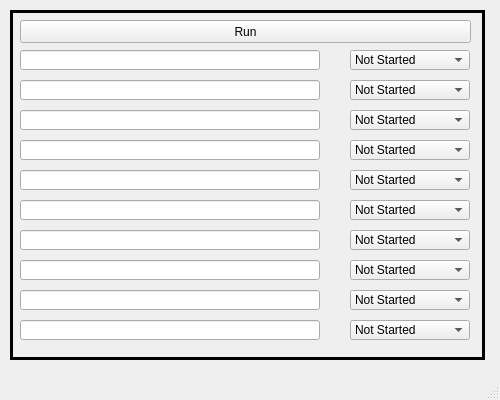
<?xml version="1.0" encoding="UTF-8"?>
<ui version="4.0">
 <class>MainWindow</class>
 <widget class="QMainWindow" name="MainWindow">
  <property name="geometry">
   <rect>
    <x>0</x>
    <y>0</y>
    <width>500</width>
    <height>400</height>
   </rect>
  </property>
  <property name="windowTitle">
   <string>MainWindow</string>
  </property>
  <widget class="QWidget" name="centralwidget">
   <widget class="QFrame" name="frame">
    <property name="geometry">
     <rect>
      <x>10</x>
      <y>10</y>
      <width>475</width>
      <height>350</height>
     </rect>
    </property>
    <property name="frameShape">
     <enum>QFrame::Box</enum>
    </property>
    <property name="frameShadow">
     <enum>QFrame::Plain</enum>
    </property>
    <property name="lineWidth">
     <number>3</number>
    </property>
    <widget class="QLineEdit" name="task">
     <property name="geometry">
      <rect>
       <x>10</x>
       <y>40</y>
       <width>300</width>
       <height>20</height>
      </rect>
     </property>
     <property name="clearButtonEnabled">
      <bool>true</bool>
     </property>
    </widget>
    <widget class="QLineEdit" name="task_2">
     <property name="geometry">
      <rect>
       <x>10</x>
       <y>70</y>
       <width>300</width>
       <height>20</height>
      </rect>
     </property>
     <property name="clearButtonEnabled">
      <bool>true</bool>
     </property>
    </widget>
    <widget class="QLineEdit" name="task_3">
     <property name="geometry">
      <rect>
       <x>10</x>
       <y>100</y>
       <width>300</width>
       <height>20</height>
      </rect>
     </property>
     <property name="clearButtonEnabled">
      <bool>true</bool>
     </property>
    </widget>
    <widget class="QLineEdit" name="task_4">
     <property name="geometry">
      <rect>
       <x>10</x>
       <y>130</y>
       <width>300</width>
       <height>20</height>
      </rect>
     </property>
     <property name="clearButtonEnabled">
      <bool>true</bool>
     </property>
    </widget>
    <widget class="QLineEdit" name="task_5">
     <property name="geometry">
      <rect>
       <x>10</x>
       <y>160</y>
       <width>300</width>
       <height>20</height>
      </rect>
     </property>
     <property name="clearButtonEnabled">
      <bool>true</bool>
     </property>
    </widget>
    <widget class="QLineEdit" name="task_6">
     <property name="geometry">
      <rect>
       <x>10</x>
       <y>190</y>
       <width>300</width>
       <height>20</height>
      </rect>
     </property>
     <property name="clearButtonEnabled">
      <bool>true</bool>
     </property>
    </widget>
    <widget class="QLineEdit" name="task_7">
     <property name="geometry">
      <rect>
       <x>10</x>
       <y>220</y>
       <width>300</width>
       <height>20</height>
      </rect>
     </property>
     <property name="clearButtonEnabled">
      <bool>true</bool>
     </property>
    </widget>
    <widget class="QLineEdit" name="task_8">
     <property name="geometry">
      <rect>
       <x>10</x>
       <y>250</y>
       <width>300</width>
       <height>20</height>
      </rect>
     </property>
     <property name="clearButtonEnabled">
      <bool>true</bool>
     </property>
    </widget>
    <widget class="QLineEdit" name="task_9">
     <property name="geometry">
      <rect>
       <x>10</x>
       <y>280</y>
       <width>300</width>
       <height>20</height>
      </rect>
     </property>
     <property name="clearButtonEnabled">
      <bool>true</bool>
     </property>
    </widget>
    <widget class="QLineEdit" name="task_10">
     <property name="geometry">
      <rect>
       <x>10</x>
       <y>310</y>
       <width>300</width>
       <height>20</height>
      </rect>
     </property>
     <property name="clearButtonEnabled">
      <bool>true</bool>
     </property>
    </widget>
    <widget class="QComboBox" name="comboBox">
     <property name="geometry">
      <rect>
       <x>340</x>
       <y>40</y>
       <width>120</width>
       <height>20</height>
      </rect>
     </property>
     <item>
      <property name="text">
       <string>Not Started</string>
      </property>
     </item>
     <item>
      <property name="text">
       <string>Blocked</string>
      </property>
     </item>
     <item>
      <property name="text">
       <string>In Process</string>
      </property>
     </item>
     <item>
      <property name="text">
       <string>Complete</string>
      </property>
     </item>
    </widget>
    <widget class="QComboBox" name="comboBox_2">
     <property name="geometry">
      <rect>
       <x>340</x>
       <y>70</y>
       <width>120</width>
       <height>20</height>
      </rect>
     </property>
     <item>
      <property name="text">
       <string>Not Started</string>
      </property>
     </item>
     <item>
      <property name="text">
       <string>Blocked</string>
      </property>
     </item>
     <item>
      <property name="text">
       <string>In Process</string>
      </property>
     </item>
     <item>
      <property name="text">
       <string>Complete</string>
      </property>
     </item>
    </widget>
    <widget class="QComboBox" name="comboBox_3">
     <property name="geometry">
      <rect>
       <x>340</x>
       <y>100</y>
       <width>120</width>
       <height>20</height>
      </rect>
     </property>
     <item>
      <property name="text">
       <string>Not Started</string>
      </property>
     </item>
     <item>
      <property name="text">
       <string>Blocked</string>
      </property>
     </item>
     <item>
      <property name="text">
       <string>In Process</string>
      </property>
     </item>
     <item>
      <property name="text">
       <string>Complete</string>
      </property>
     </item>
    </widget>
    <widget class="QComboBox" name="comboBox_4">
     <property name="geometry">
      <rect>
       <x>340</x>
       <y>130</y>
       <width>120</width>
       <height>20</height>
      </rect>
     </property>
     <item>
      <property name="text">
       <string>Not Started</string>
      </property>
     </item>
     <item>
      <property name="text">
       <string>Blocked</string>
      </property>
     </item>
     <item>
      <property name="text">
       <string>In Process</string>
      </property>
     </item>
     <item>
      <property name="text">
       <string>Complete</string>
      </property>
     </item>
    </widget>
    <widget class="QComboBox" name="comboBox_5">
     <property name="geometry">
      <rect>
       <x>340</x>
       <y>160</y>
       <width>120</width>
       <height>20</height>
      </rect>
     </property>
     <item>
      <property name="text">
       <string>Not Started</string>
      </property>
     </item>
     <item>
      <property name="text">
       <string>Blocked</string>
      </property>
     </item>
     <item>
      <property name="text">
       <string>In Process</string>
      </property>
     </item>
     <item>
      <property name="text">
       <string>Complete</string>
      </property>
     </item>
    </widget>
    <widget class="QComboBox" name="comboBox_6">
     <property name="geometry">
      <rect>
       <x>340</x>
       <y>190</y>
       <width>120</width>
       <height>20</height>
      </rect>
     </property>
     <item>
      <property name="text">
       <string>Not Started</string>
      </property>
     </item>
     <item>
      <property name="text">
       <string>Blocked</string>
      </property>
     </item>
     <item>
      <property name="text">
       <string>In Process</string>
      </property>
     </item>
     <item>
      <property name="text">
       <string>Complete</string>
      </property>
     </item>
    </widget>
    <widget class="QComboBox" name="comboBox_7">
     <property name="geometry">
      <rect>
       <x>340</x>
       <y>220</y>
       <width>120</width>
       <height>20</height>
      </rect>
     </property>
     <item>
      <property name="text">
       <string>Not Started</string>
      </property>
     </item>
     <item>
      <property name="text">
       <string>Blocked</string>
      </property>
     </item>
     <item>
      <property name="text">
       <string>In Process</string>
      </property>
     </item>
     <item>
      <property name="text">
       <string>Complete</string>
      </property>
     </item>
    </widget>
    <widget class="QComboBox" name="comboBox_8">
     <property name="geometry">
      <rect>
       <x>340</x>
       <y>250</y>
       <width>120</width>
       <height>20</height>
      </rect>
     </property>
     <item>
      <property name="text">
       <string>Not Started</string>
      </property>
     </item>
     <item>
      <property name="text">
       <string>Blocked</string>
      </property>
     </item>
     <item>
      <property name="text">
       <string>In Process</string>
      </property>
     </item>
     <item>
      <property name="text">
       <string>Complete</string>
      </property>
     </item>
    </widget>
    <widget class="QComboBox" name="comboBox_9">
     <property name="geometry">
      <rect>
       <x>340</x>
       <y>280</y>
       <width>120</width>
       <height>20</height>
      </rect>
     </property>
     <item>
      <property name="text">
       <string>Not Started</string>
      </property>
     </item>
     <item>
      <property name="text">
       <string>Blocked</string>
      </property>
     </item>
     <item>
      <property name="text">
       <string>In Process</string>
      </property>
     </item>
     <item>
      <property name="text">
       <string>Complete</string>
      </property>
     </item>
    </widget>
    <widget class="QComboBox" name="comboBox_10">
     <property name="geometry">
      <rect>
       <x>340</x>
       <y>310</y>
       <width>120</width>
       <height>20</height>
      </rect>
     </property>
     <item>
      <property name="text">
       <string>Not Started</string>
      </property>
     </item>
     <item>
      <property name="text">
       <string>Blocked</string>
      </property>
     </item>
     <item>
      <property name="text">
       <string>In Process</string>
      </property>
     </item>
     <item>
      <property name="text">
       <string>Complete</string>
      </property>
     </item>
    </widget>
    <widget class="QPushButton" name="run">
     <property name="geometry">
      <rect>
       <x>10</x>
       <y>10</y>
       <width>451</width>
       <height>23</height>
      </rect>
     </property>
     <property name="text">
      <string>Run</string>
     </property>
    </widget>
   </widget>
  </widget>
  <widget class="QMenuBar" name="menubar">
   <property name="geometry">
    <rect>
     <x>0</x>
     <y>0</y>
     <width>500</width>
     <height>20</height>
    </rect>
   </property>
  </widget>
  <widget class="QStatusBar" name="statusbar"/>
 </widget>
 <resources/>
 <connections/>
</ui>
